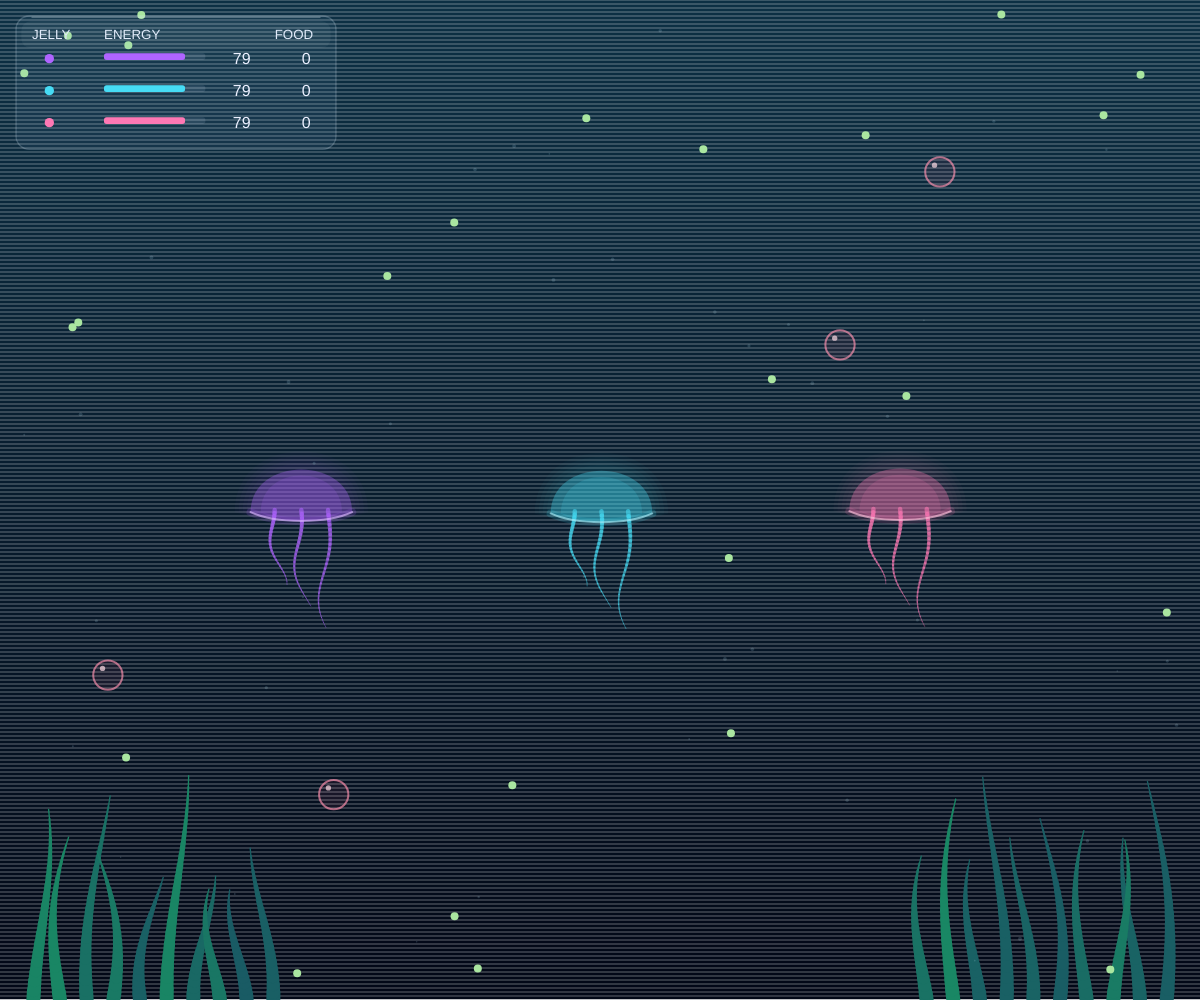
Frame 1 (no input)
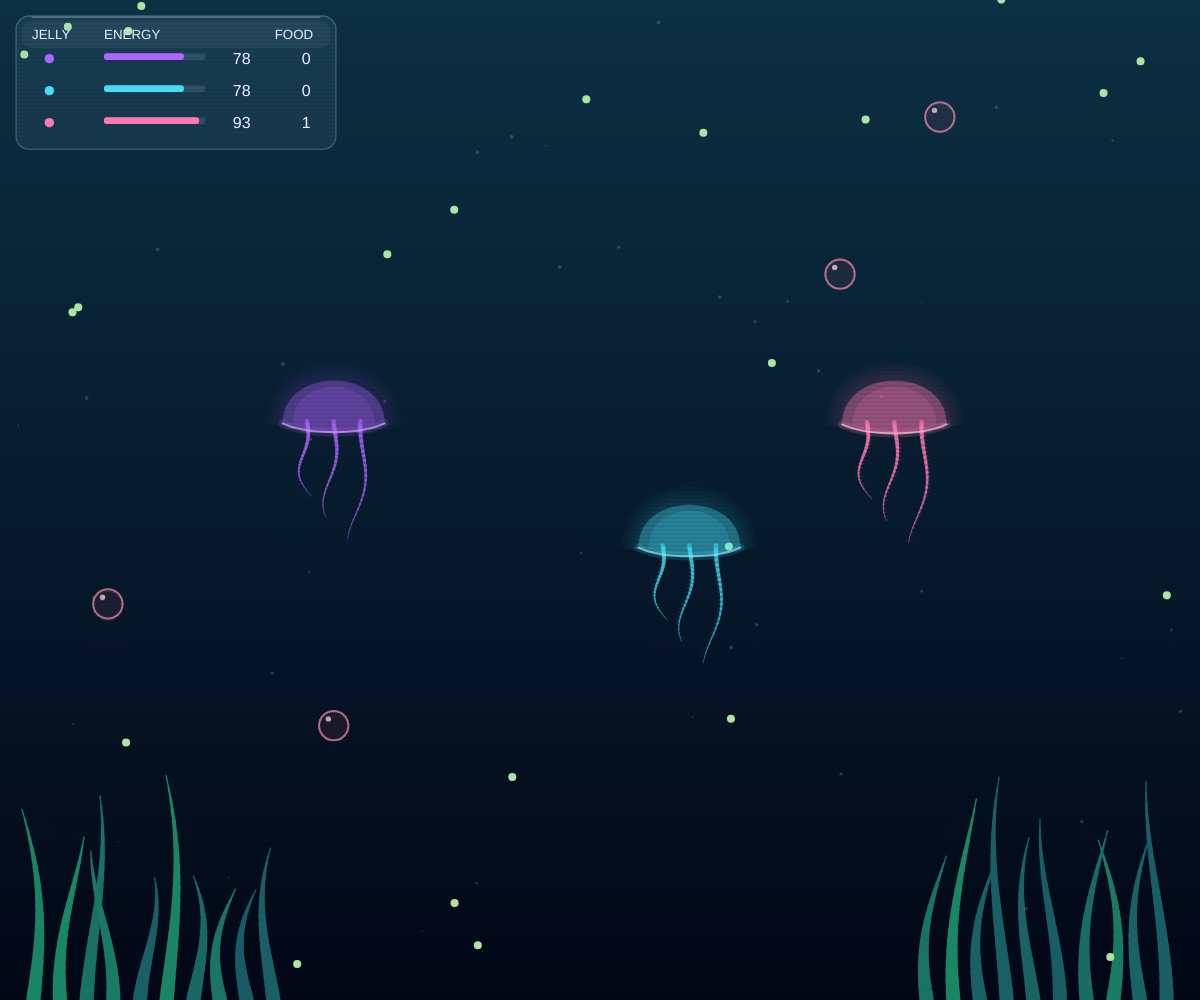
Frame 60 (no input)
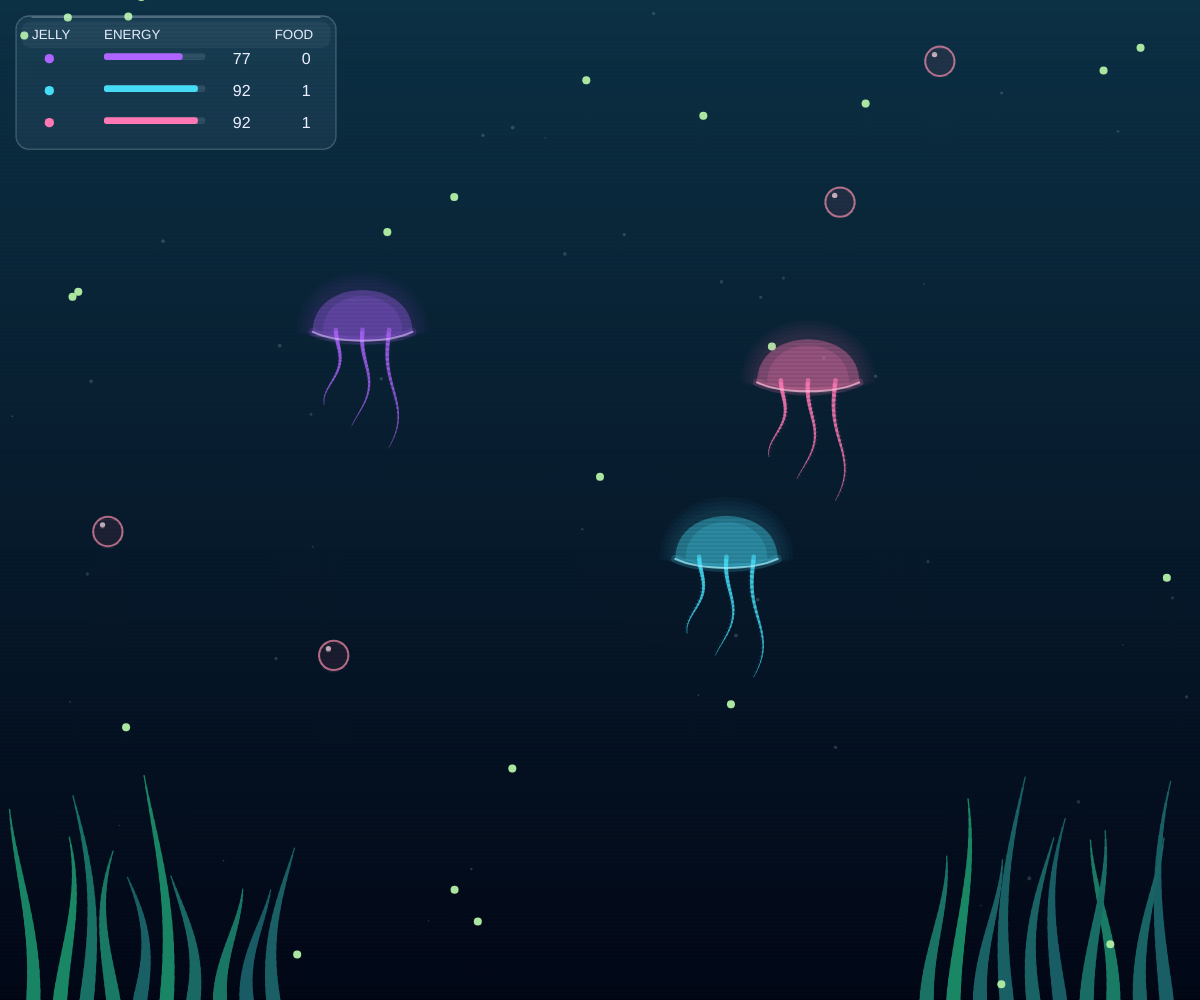
Frame 120 (the mouse pressed at the canvas centre since frame 60)

The p5.js sketch that drew these frames (run headless with seeded random() and noise() and a simulated clock; from frame 60 on, the mouse is pressed at the canvas centre):

// p5.js sketch
// ── sketch.js
// Use scene coordinates so resizing scales shapes and interactions together.
let oceanWidth = 900;
let oceanHeight = 600;
let sceneScale = 1;
let oceanMouseX = 0;
let oceanMouseY = 0;

let jellyfishGroup = [];
let plankton = [];
let particles = [];
let seaweed = [];
let bubbles = [];
let pops = [];

function setup() {
  createCanvas(windowWidth, windowHeight);
  resizeOcean();

  for (let i = 0; i < 4; i++) {
    bubbles.push(new Bubble());
  }

  // Plant small clusters near both edges, leaving the center open.
  for (let i = 0; i < 10; i++) {
    seaweed.push(new Seaweed(25 + i * 20, random(80, 170)));
    seaweed.push(new Seaweed(oceanWidth - 25 - i * 20, random(80, 170)));
  }
  // Each call to new creates a separate creature with its own state.
  jellyfishGroup.push(new Jellyfish(oceanWidth / 4, oceanHeight / 2, 80, color(175, 100, 255)));
  jellyfishGroup.push(new Jellyfish(oceanWidth / 2, oceanHeight / 2, 80, color(70, 220, 245)));
  jellyfishGroup.push(new Jellyfish(oceanWidth * 3 / 4, oceanHeight / 2, 80, color(255, 120, 180)));

  // Decorative particles are separate from edible plankton.
  for (let i = 0; i < 40; i++) {
    particles.push(new OceanParticle(random(10, oceanWidth - 10), random(oceanHeight)));
  }

  // Add 25 separate plankton objects to the array.
  for (let i = 0; i < 25; i++) {
    plankton.push(new Plankton(random(10, oceanWidth - 10), random(10, oceanHeight - 10)));
  }
}

function draw() {
  updateOceanMouse();
  push();
  scale(sceneScale);
  // Repaint the water before drawing the particles and creature.
  drawOcean();

  for (let plant of seaweed) {
    plant.display();
  }

  // Draw these first so they appear behind the creature and food.
  for (let particle of particles) {
    particle.update();
    particle.display();
  }

  // Update and draw every particle in the array.
  for (let food of plankton) {
    food.update();
    food.display();
  }

  // Run the same behavior for each independent jellyfish.
  for (let jellyfish of jellyfishGroup) {
    if (!jellyfish.reactToMouse()) {
      jellyfish.findFood();
    }
    jellyfish.update();
    jellyfish.display();
  }

  for (let bubble of bubbles) {
    bubble.update();
    bubble.display();
  }

  // Work backward so removing a finished pop doesn't skip another one.
  for (let i = pops.length - 1; i >= 0; i--) {
    pops[i].update();
    if (pops[i].alpha <= 0) {
      pops.splice(i, 1);
    } else {
      pops[i].display();
    }
  }

  // Draw the panel last so it stays above the ocean scene.
  drawStatusPanel();
  pop();
}

function drawStatusPanel() {
  // Save drawing styles so the panel doesn't affect the rest of the sketch.
  push();
  noStroke();
  // Transparent tint and a soft reflection suggest a glass surface.
  fill(125, 170, 210, 22);
  stroke(220, 240, 255, 55);
  strokeWeight(1);
  rect(12, 12, 240, 28 + jellyfishGroup.length * 24, 10);
  noStroke();
  fill(235, 245, 255, 12);
  rect(16, 16, 232, 20, 7);
  stroke(240, 250, 255, 70);
  line(24, 13, 240, 13);
  noStroke();
  textAlign(LEFT, BASELINE);
  fill(225, 235, 250);
  textSize(10);
  text("JELLY", 24, 29);
  text("ENERGY", 78, 29);
  text("FOOD", 206, 29);

  for (let i = 0; i < jellyfishGroup.length; i++) {
    let jellyfish = jellyfishGroup[i];
    let rowY = 48 + i * 24;

    // Match each row to its creature's color.
    fill(jellyfish.bodyColor);
    circle(37, rowY - 4, 7);
    fill(235, 240, 255);
    textSize(12);
    textAlign(RIGHT, BASELINE);
    text(jellyfish.mealsEaten, 233, rowY);
    text(floor(jellyfish.energy), 188, rowY);
    textAlign(LEFT, BASELINE);

    // Energy determines how much of the bar is filled.
    fill(200, 220, 245, 30);
    rect(78, rowY - 8, 76, 5, 2);
    fill(jellyfish.bodyColor);
    if (jellyfish.energy > 0) {
      rect(78, rowY - 8, 76 * (jellyfish.energy / 100), 5, 2);
    }
  }
  pop();
}

function drawOcean() {
  let surfaceColor = color(12, 48, 68);
  let deepColor = color(2, 7, 22);
  strokeWeight(1);

  // Blend from the surface color to the deep color, one row at a time.
  for (let y = 0; y < oceanHeight; y++) {
    let depth = y / (oceanHeight - 1);
    stroke(lerpColor(surfaceColor, deepColor, depth));
    line(0, y, oceanWidth, y);
  }
}

// p5.js calls this function once for each mouse press.
function mousePressed() {
  updateOceanMouse();
  if (oceanMouseX >= 0 && oceanMouseX < oceanWidth && oceanMouseY >= 0 && oceanMouseY < oceanHeight) {
    // Pop a clicked bubble before considering whether to add food.
    for (let bubble of bubbles) {
      if (dist(oceanMouseX, oceanMouseY, bubble.x, bubble.y) <= bubble.size / 2) {
        // Save the bubble's position before reset moves it away.
        pops.push(new Pop(bubble.x, bubble.y, bubble.size));
        bubble.reset();
        return; // End this mouse press so it doesn't also create plankton.
      }
    }
    plankton.push(new Plankton(oceanMouseX, oceanMouseY));
  }
}

class Pop {
  constructor(x, y, size) {
    this.x = x;
    this.y = y;
    this.size = size;
    this.alpha = 200;
  }

  update() {
    this.size += 1.5;
    this.alpha -= 8;
  }

  display() {
    noFill();
    stroke(255, 200, 220, this.alpha);
    strokeWeight(2);
    circle(this.x, this.y, this.size);
  }
}

class Bubble {
  constructor() {
    this.size = 22;
    this.reset();
    // Spread the first bubbles through the water.
    this.y = random(oceanHeight);
  }

  reset() {
    this.x = random(30, oceanWidth - 30);
    this.y = oceanHeight + random(30, 150);
    this.speedY = random(0.6, 1);
  }

  update() {
    this.y -= this.speedY;
    if (this.y < -this.size / 2) {
      this.reset();
    }

    for (let jellyfish of jellyfishGroup) {
      let distance = dist(this.x, this.y, jellyfish.x, jellyfish.y);
      // Approximate the inner bell with a circle, just as we do for eating.
      if (distance < this.size / 2 + jellyfish.size * 0.3) {
        jellyfish.energy = max(0, jellyfish.energy - 10);
        jellyfish.hurtTimer = 15;
        this.reset();
        break; // This bubble can hit only one jellyfish before restarting.
      }
    }
  }

  display() {
    fill(255, 100, 140, 20);
    stroke(255, 145, 175, 170);
    strokeWeight(1.5);
    circle(this.x, this.y, this.size);
    noStroke();
    fill(255, 220, 230, 180);
    circle(this.x - 4, this.y - 5, 4);
  }
}

class Seaweed {
  constructor(x, plantHeight) {
    this.x = x;
    this.plantHeight = plantHeight;
    this.phase = random(TWO_PI);
    this.plantColor = color(25, random(90, 140), 100);
    this.swayStrength = 18;
  }

  display() {
    stroke(this.plantColor);
    let previousX = this.x;
    let previousY = oceanHeight;
    let targetStrength = 18;
    let mouseInside = oceanMouseX >= 0 && oceanMouseX < oceanWidth && oceanMouseY >= 0 && oceanMouseY < oceanHeight;

    // Draw from the anchored base upward, narrowing toward the tip.
    for (let segment = 1; segment <= 20; segment++) {
      let progress = segment / 20;
      let sway = sin(frameCount * 0.02 + this.phase + progress * 2) * this.swayStrength * progress;
      let nextX = this.x + sway;
      let nextY = oceanHeight - this.plantHeight * progress;

      // Hovering near any part of this strand increases its sway.
      if (mouseInside && dist(oceanMouseX, oceanMouseY, nextX, nextY) < 35) {
        targetStrength = 45;
      }
      strokeWeight(10 * (1 - progress) + 1);
      line(previousX, previousY, nextX, nextY);
      previousX = nextX;
      previousY = nextY;
    }

    // Ease toward the target so the strand settles gently after hovering.
    this.swayStrength = lerp(this.swayStrength, targetStrength, 0.08);
  }
}

class OceanParticle {
  constructor(x, y) {
    this.x = x;
    this.y = y;
    this.size = random(1, 3);
    this.speedY = random(0.1, 0.4);
    this.phase = random(TWO_PI);
  }

  update() {
    this.y -= this.speedY;
    if (this.y < -this.size) {
      this.y = oceanHeight;
    }
  }

  display() {
    // Different phases keep the particles from swaying together.
    let sway = sin(frameCount * 0.01 + this.phase) * 8;
    noStroke();
    fill(180, 220, 240, 45);
    circle(this.x + sway, this.y, this.size);
  }
}

class Plankton {
  constructor(x, y) {
    this.x = x;
    this.y = y;
    this.size = 6;
    this.speedY = random(0.1, 0.3);
  }

  update() {
    this.y -= this.speedY;

    // When a particle leaves the top, bring it back at the bottom.
    if (this.y < -this.size / 2) {
      this.y = oceanHeight - this.size / 2;
    }
  }

  display() {
    noStroke();
    fill(170, 230, 160);
    circle(this.x, this.y, this.size);
  }
}

class Jellyfish {
  constructor(x, y, size, bodyColor) {
    // Each jellyfish stores its own properties.
    this.x = x;
    this.y = y;
    this.size = size;
    this.bodyColor = bodyColor;
    this.speedX = 1;
    this.speedY = -0.5;
    this.detectionRange = 180;
    this.swimSpeed = 1.2;
    this.energy = 80;
    this.hurtTimer = 0; // Frames remaining in the damage flash.
    this.mealsEaten = 0;
    this.tentacleCount = 3;
    this.mouseRange = 100;
  }

  reactToMouse() {
    // Ignore the mouse when it is outside the canvas.
    if (oceanMouseX < 0 || oceanMouseX >= oceanWidth || oceanMouseY < 0 || oceanMouseY >= oceanHeight) {
      return false;
    }

    let distance = dist(this.x, this.y, oceanMouseX, oceanMouseY);
    if (distance < this.mouseRange) {
      if (distance > 0) {
        // Point away from the mouse, using the same steady swimming speed.
        this.speedX = (this.x - oceanMouseX) / distance * this.swimSpeed;
        this.speedY = (this.y - oceanMouseY) / distance * this.swimSpeed;
      } else {
        // At the exact center, choose a direction without dividing by zero.
        this.speedX = this.swimSpeed;
        this.speedY = 0;
      }
      return true;
    }
    return false;
  }

  findFood() {
    let closestIndex = -1; // -1 means we haven't found food yet.
    let closestDistance = this.detectionRange;

    for (let i = 0; i < plankton.length; i++) {
      let food = plankton[i];

      // Only chase food inside our swimming area.
      if (food.x >= this.size / 2 && food.x <= oceanWidth - this.size / 2 &&
          food.y >= this.size * 0.3 &&
          food.y <= oceanHeight - this.size * 1.2) {
        let distance = dist(this.x, this.y, food.x, food.y);

        if (distance < closestDistance) {
          closestDistance = distance;
          closestIndex = i;
        }
      }
    }

    if (closestIndex !== -1) {
      let food = plankton[closestIndex];

      // Use a small circle inside the bell as our eating area.
      if (closestDistance < this.size * 0.3 + food.size / 2) {
        plankton.splice(closestIndex, 1);
        this.eat();
      } else {
        // Turn the direction toward food into a steady swimming speed.
        this.speedX = (food.x - this.x) / closestDistance * this.swimSpeed;
        this.speedY = (food.y - this.y) / closestDistance * this.swimSpeed;
      }
    }
  }

  separate() {
    for (let other of jellyfishGroup) {
      // Don't compare this jellyfish with itself.
      if (other !== this) {
        let distance = dist(this.x, this.y, other.x, other.y);
        let personalSpace = (this.size + other.size) / 2 + 15;

        if (distance > 0 && distance < personalSpace) {
          // Push more strongly when the two centers are closer together.
          let nudge = (1 - distance / personalSpace) * 2;
          this.x += (this.x - other.x) / distance * nudge;
          this.y += (this.y - other.y) / distance * nudge;
        } else if (distance === 0) {
          // Choose a direction if their centers match exactly.
          this.x += 1;
        }
      }
    }
  }

  eat() {
    this.energy = min(this.energy + 15, 100);
    this.mealsEaten += 1;
    this.size = min(this.size + 2, 140);

    // The remainder is zero after every third meal.
    if (this.mealsEaten % 3 === 0) {
      this.tentacleCount = min(this.tentacleCount + 1, 9);
    }
  }

  update() {
    // Swimming uses energy. Low energy makes swimming slower.
    if (this.hurtTimer > 0) {
      this.hurtTimer -= 1;
    }
    this.energy = max(this.energy - 0.02, 0);
    let speedMultiplier = 1;
    if (this.energy < 25) {
      speedMultiplier = 0.5;
    }

    this.x += this.speedX * speedMultiplier;
    this.y += this.speedY * speedMultiplier;

    this.separate();

    // Turn around when the bell reaches either side.
    if (this.x > oceanWidth - this.size / 2 || this.x < this.size / 2) {
      this.speedX *= -1;
    }

    // Keep the bell and tentacles inside the canvas.
    if (this.y < this.size * 0.3 ||
        this.y > oceanHeight - this.size * 1.2) {
      this.speedY *= -1;
    }

    // Growth changes the boundaries, so keep the larger body inside them.
    this.x = constrain(this.x, this.size / 2, oceanWidth - this.size / 2);
    this.y = constrain(this.y, this.size * 0.3, oceanHeight - this.size * 1.2);
  }

  display() {
    // A repeating pulse gently contracts and expands the bell.
    let pulse = 0.95 + sin(frameCount * 0.05) * 0.05;
    let bellWidth = this.size * pulse;

    // Extract this creature's color so each layer can use a different alpha.
    // Keep at least 30% brightness, even when energy reaches zero.
    let brightness = 0.3 + (this.energy / 100) * 0.7;
    let displayColor = this.bodyColor;
    if (this.hurtTimer > 0) {
      displayColor = color(255);
      brightness = 1; // Damage stays visible even when energy is low.
    }
    let r = red(displayColor);
    let g = green(displayColor);
    let b = blue(displayColor);
    let highlight = lerpColor(displayColor, color(255), 0.55);
    highlight.setAlpha(190 * brightness);

    // Layer larger, faint bells behind the body for a colored halo.
    noStroke();
    for (let layer = 4; layer >= 1; layer--) {
      fill(r, g, b, 7 * brightness);
      this.drawBell(bellWidth + layer * 6, this.size * 0.56 + layer * 4);
    }

    // Short connected lines let each tentacle taper toward its tip.
    noFill();
    stroke(r, g, b, 170 * brightness);
    for (let i = 0; i < this.tentacleCount; i++) {
      let spacing = (this.size / 2) / (this.tentacleCount - 1);
      let tentacleX = this.x - this.size / 4 + i * spacing;
      // Repeat three lengths without choosing new random values each frame.
      let tentacleLength = this.size * (0.7 + (i % 3) * 0.2);
      let previousX = tentacleX;
      let previousY = this.y + this.size * 0.1;

      for (let segment = 1; segment <= 24; segment++) {
        let progress = segment / 24;
        let sway = sin(frameCount * 0.025 - progress * 5 + i) * this.size * 0.12 * progress;
        let tipX = tentacleX + sway;
        let tipY = this.y + this.size * 0.1 + progress * tentacleLength;
        strokeWeight(3 * (1 - progress) + 0.5);
        line(previousX, previousY, tipX, tipY);
        previousX = tipX;
        previousY = tipY;
      }
    }

    // Draw the bell over the tops of the tentacles.
    noStroke();
    fill(r, g, b, 95 * brightness);
    this.drawBell(bellWidth, this.size * 0.56 * pulse);

    // An inner layer suggests light passing through the bell.
    fill(r, g, b, 45 * brightness);
    this.drawBell(bellWidth * 0.8, this.size * 0.48 * pulse);

    // Trace the curved lower rim with a broad glow and a fine bright line.
    noFill();
    for (let layer = 0; layer < 2; layer++) {
      if (layer === 0) {
        stroke(r, g, b, 45 * brightness);
        strokeWeight(6);
      } else {
        stroke(highlight);
        strokeWeight(1.5);
      }
      beginShape();
      vertex(this.x - bellWidth / 2, this.y + this.size * 0.12);
      bezierVertex(this.x - bellWidth / 4, this.y + this.size * 0.23,
                   this.x + bellWidth / 4, this.y + this.size * 0.23,
                   this.x + bellWidth / 2, this.y + this.size * 0.12);
      endShape();
    }
    noStroke();
  }

  // Reuse the same dome shape for the body and its glow layers.
  drawBell(bellWidth, bellHeight) {
    let rimY = this.y + this.size * 0.12;
    beginShape();
    vertex(this.x - bellWidth / 2, rimY);
    // Two control points pull the top edge upward into a dome.
    bezierVertex(this.x - bellWidth / 2, rimY - bellHeight,
                 this.x + bellWidth / 2, rimY - bellHeight,
                 this.x + bellWidth / 2, rimY);
    // Return along the gently curved bottom edge.
    bezierVertex(this.x + bellWidth / 4, rimY + this.size * 0.11,
                 this.x - bellWidth / 4, rimY + this.size * 0.11,
                 this.x - bellWidth / 2, rimY);
    endShape(CLOSE);
  }
}

// p5.js calls this whenever the browser window changes size.
function windowResized() {
  resizeCanvas(windowWidth, windowHeight);
  resizeOcean();
}

function resizeOcean() {
  let oldWidth = oceanWidth;
  let oldHeight = oceanHeight;

  // One scale for both directions preserves the shapes' proportions.
  sceneScale = min(width / 900, height / 600);
  oceanWidth = width / sceneScale;
  oceanHeight = height / sceneScale;

  // Keep existing objects in the same relative part of the ocean.
  let groups = [jellyfishGroup, plankton, particles, bubbles, pops];
  for (let group of groups) {
    for (let item of group) {
      item.x *= oceanWidth / oldWidth;
      item.y *= oceanHeight / oldHeight;
    }
  }
  for (let plant of seaweed) {
    plant.x *= oceanWidth / oldWidth;
  }
}

function updateOceanMouse() {
  // Convert browser-canvas pixels back into the scene's coordinates.
  oceanMouseX = mouseX / sceneScale;
  oceanMouseY = mouseY / sceneScale;
}

// ── style.css
html, body {
  margin: 0;
  padding: 0;
  overflow: hidden;
  background: #020716;
}

canvas {
  display: block;
}
